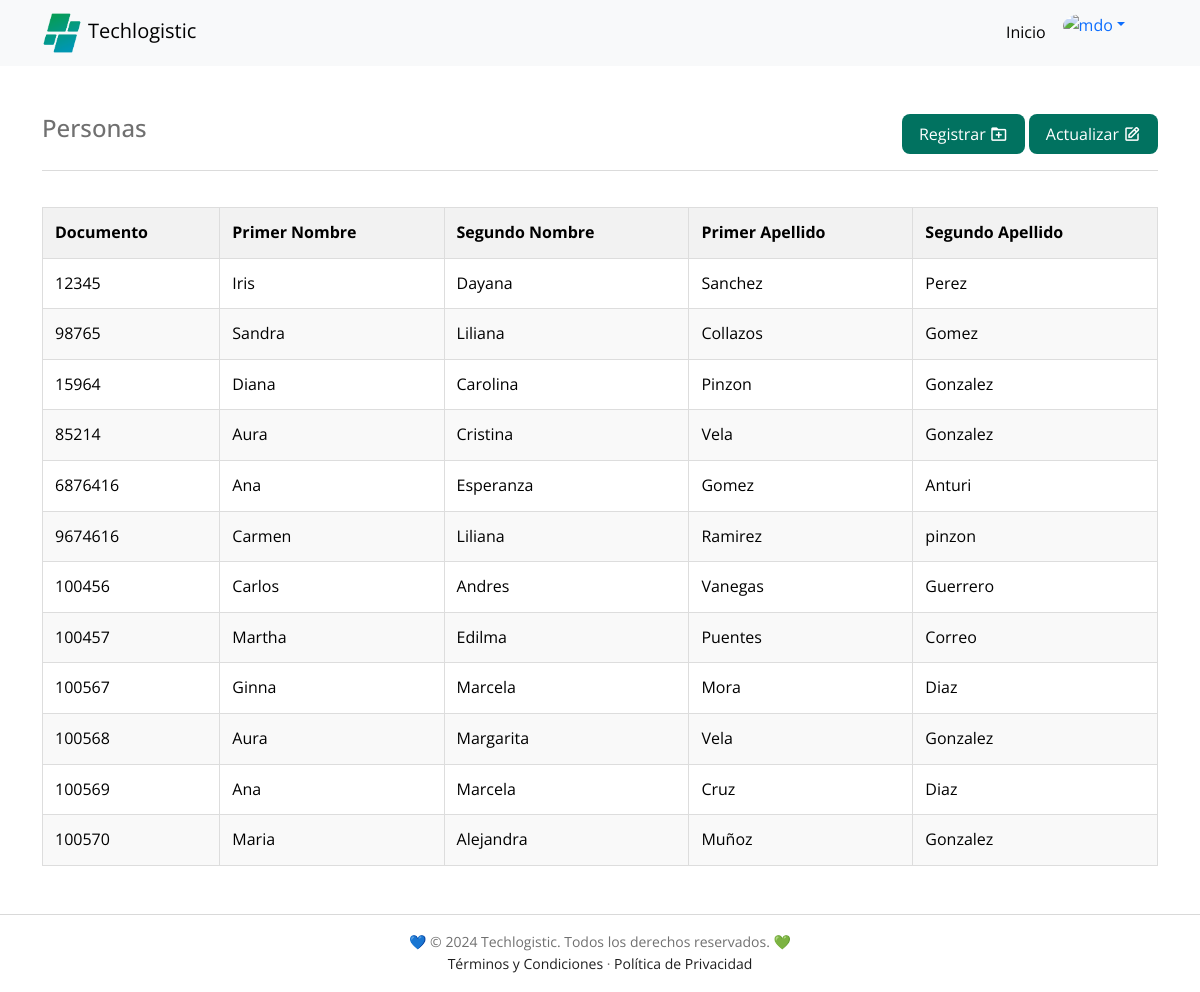
/PHP/personas.php, run on an earlier commit of the app's database.
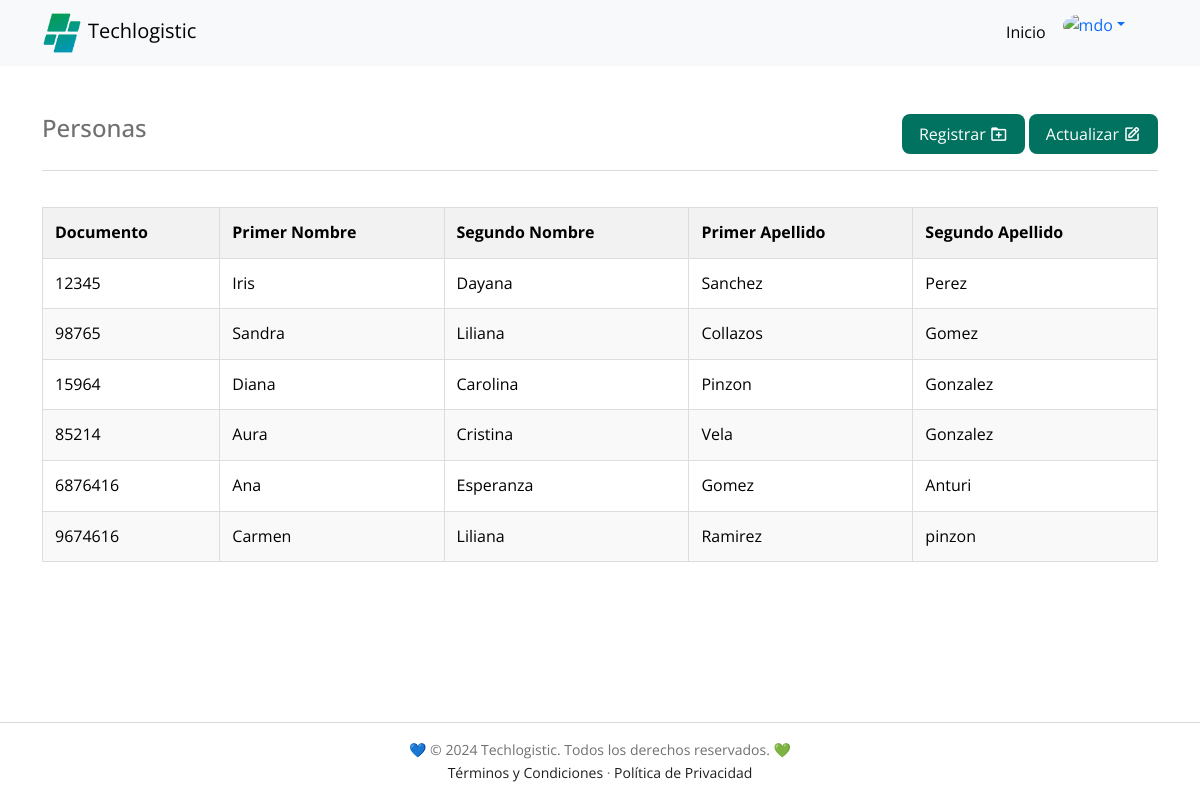
And on a later commit of the database.
### tables this page shows
CREATE TABLE `personas` (
  `id_persona` int NOT NULL AUTO_INCREMENT,
  `no_documento` varchar(10) NOT NULL,
  `primer_nombre` varchar(30) NOT NULL,
  `segundo_nombre` varchar(30) DEFAULT NULL,
  `primer_apellido` varchar(30) NOT NULL,
  `segundo_apellido` varchar(30) DEFAULT NULL,
  PRIMARY KEY (`id_persona`),
  UNIQUE KEY `no_documento_UNIQUE` (`no_documento`)
);

### PHP/personas.php (the view, shortened to what this page needs)
<!DOCTYPE html>
<html lang="es">
<head>
    <link href='https://unpkg.com/boxicons@2.0.7/css/boxicons.min.css' rel='stylesheet'>
    <link href="https://cdn.jsdelivr.net/npm/bootstrap@5.3.0/dist/css/bootstrap.min.css" rel="stylesheet"
>
    <link rel="stylesheet" href="../HTML/styles/techlogistic.css">
    <link rel="stylesheet" type="text/css" href="https://cdn.datatables.net/1.11.5/css/jquery.dataTables.css">
    <link rel="stylesheet" type="text/css"
        href="https://cdn.datatables.net/buttons/2.0.1/css/buttons.dataTables.min.css">
</head>
<body class="vh-100">
    <nav class="navbar navbar-expand-lg bg-body-tertiary">
        <div class="container">
            <a href="indexdash.php" class="navbar-brand" title="Techlogistic"><img src="../images/favicon.png" alt=""
                    class="navigation__image">Techlogistic</a>
            <div class="collapse navbar-collapse" id="navbarNavDropdown">
                <ul class="navbar-nav ms-auto me-4 mb-2 mb-lg-0">
                    <li class="nav-item">
                        <a class="nav-link active" aria-current="page" href="indexdash.php">Inicio</a>
                    </li>
                    <li class="nav-item dropdown">
                        <div class="dropdown" role="group">
                            <a class="dropdown-toggle dropdown-toggle-split" data-bs-toggle="dropdown"
                                aria-expanded="false">
                                <img src="https://higinnamora.github.io/techlogistic/images/profile/profile.png"
                                    alt="mdo" class="rounded-circle" width="38" height="38" />
                            </a>
                        </div>
                    </li>
                </ul>
            </div>
        </div>
    </nav>
    <main class="container my-5 h-100">
        <div class="d-flex flex-column flex-md-row justify-content-between">
            <h4 class="text-md-start text-left">Personas</h4>
            <div class="actions-table">
                <div class="action-item">
                    <a class="button margin-left" aria-current="page" href="../HTML/sign-up.html">Registrar<i
                            class='bx bx-folder-plus icons-styles'></i></a>
                </div>
                <div class="action-item">
                    <a class="button margin-left" aria-current="page" href="actualizar_persona.php">Actualizar<i
                            class='bx bx-edit icons-styles'></i></a>
                </div>
            </div>
        </div>
        <hr>
        <div class="table-responsive">
            <?php
            include_once "conexion_a_la_DB.php";
            $sql = "SELECT * FROM personas;";
            echo '<table id="personas" style="color: black;" class="">
            <thead>
                <tr>
                    <th scope="scope" style="display: none;">Id</th>
                    <th scope="scope" >Documento</th>
                    <th scope="scope" >Primer Nombre</th>
                    <th scope="scope" >Segundo Nombre</th>
                    <th scope="scope" >Primer Apellido</th>
                    <th scope="scope" >Segundo Apellido</th>
                </tr>
            </thead>
            <tbody>';
            if ($rta = $conexion->query($sql)) {
                while ($row = $rta->fetch_assoc()) {
                    $id = $row["id_persona"];
                    $noDocumento = $row["no_documento"];
                    $primerNombre = $row["primer_nombre"];
                    $segundoNombre = $row["segundo_nombre"];
                    $primerApellido = $row["primer_apellido"];
                    $segundoApellido = $row["segundo_apellido"];
                    echo "
            <tr>
                <td style='display: none;'>$id</td>
                <td>$noDocumento</td>
                <td>$primerNombre</td>
                <td>$segundoNombre</td>
                <td>$primerApellido</td>
                <td>$segundoApellido</td>
            </tr>";
                }
                echo "</tbody></table>\n";
            }
            ?>
        </div>
    </main>
    <div class="copyright">
        <div class="bd-container">
            <p>💙 © 2024 Techlogistic. Todos los derechos reservados. 💚</p>
            <p><a href="../HTML/terminos-y-condiciones.html">Términos y Condiciones</a> · <a
                    href="../HTML/politica-de-privacidad.html">Política de Privacidad</a></p>
        </div>
    </div>
</body>
</html>

What changed in the data, as far as the page shows it:
removed personas: no_documento "100456", primer_nombre "Carlos", segundo_nombre "Andres", primer_apellido "Vanegas", segundo_apellido "Guerrero"
removed personas: no_documento "100457", primer_nombre "Martha", segundo_nombre "Edilma", primer_apellido "Puentes", segundo_apellido "Correo"
removed personas: no_documento "100567", primer_nombre "Ginna", segundo_nombre "Marcela", primer_apellido "Mora", segundo_apellido "Diaz"
removed personas: no_documento "100568", primer_nombre "Aura", segundo_nombre "Margarita", primer_apellido "Vela", segundo_apellido "Gonzalez"
removed personas: no_documento "100569", primer_nombre "Ana", segundo_nombre "Marcela", primer_apellido "Cruz", segundo_apellido "Diaz"
removed personas: no_documento "100570", primer_nombre "Maria", segundo_nombre "Alejandra", primer_apellido "Muñoz", segundo_apellido "Gonzalez"
